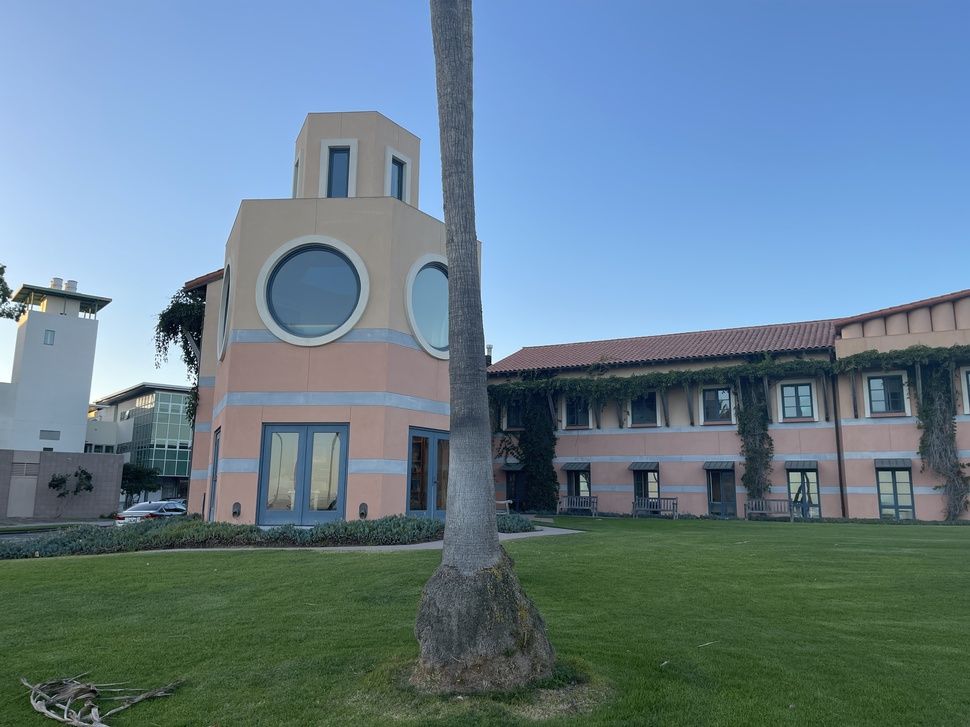
#> input picture HW7/IMG_8833.JPG, 970 x 727 px, shrunk from 4032 x 3024 before the run
$ python -i HW7.py   (imports and definitions only)
#> lines starting #> are read from the running program, lines starting #| are printed output that depends on the picture
import matplotlib.pyplot as plt
from matplotlib import cm

import numpy as np
import sys
import argparse

import cv2

def openImage(imgname):
    """
    Opens an image file and returns the image object.

    Parameters:
    imgname (str): The path to the image file.

    Returns:
    numpy.ndarray: The image object.

    """
#> called with imgname = 'IMG_8833.JPG'
    img = cv2.imread(imgname)
#> img is the input picture: shape (727, 970, 3); mean B, G, R 141.8, 126.7, 102
    img = cv2.cvtColor(img, cv2.COLOR_BGR2RGB)
    return img


def Q1(imgname):
    image = openImage(imgname)
    H = np.array([[1.5, 0.5, 0], [0,2.5,0], [0,0,1]])
    length, width, channels = image.shape
#> length = 727; width = 970; channels = 3
    warpedImage = cv2.warpPerspective(image, H, (length*3, width*2))
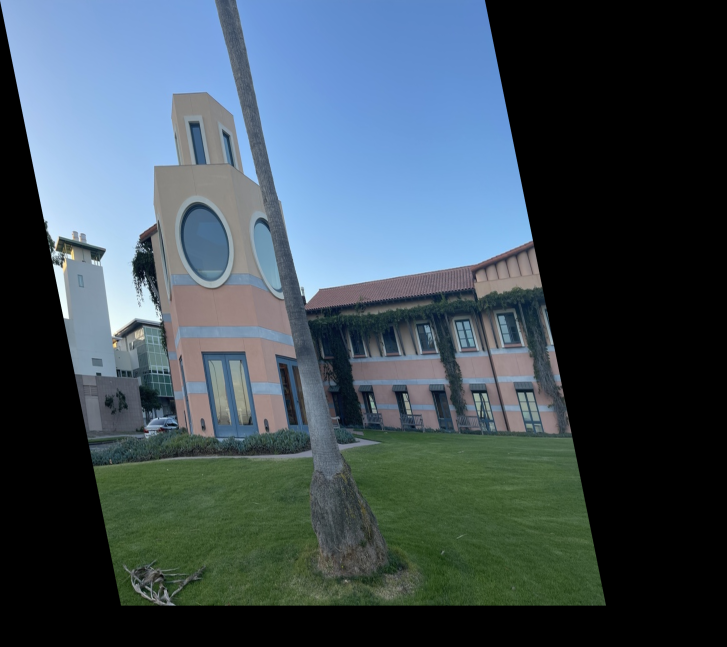
#> warpedImage: shape (1940, 2181, 3) (shown at 1/3 size); mean R, G, B 63.7, 79.2, 88.6
    sift = cv2.SIFT_create()

    grayImage = cv2.cvtColor(image, cv2.COLOR_RGB2GRAY)
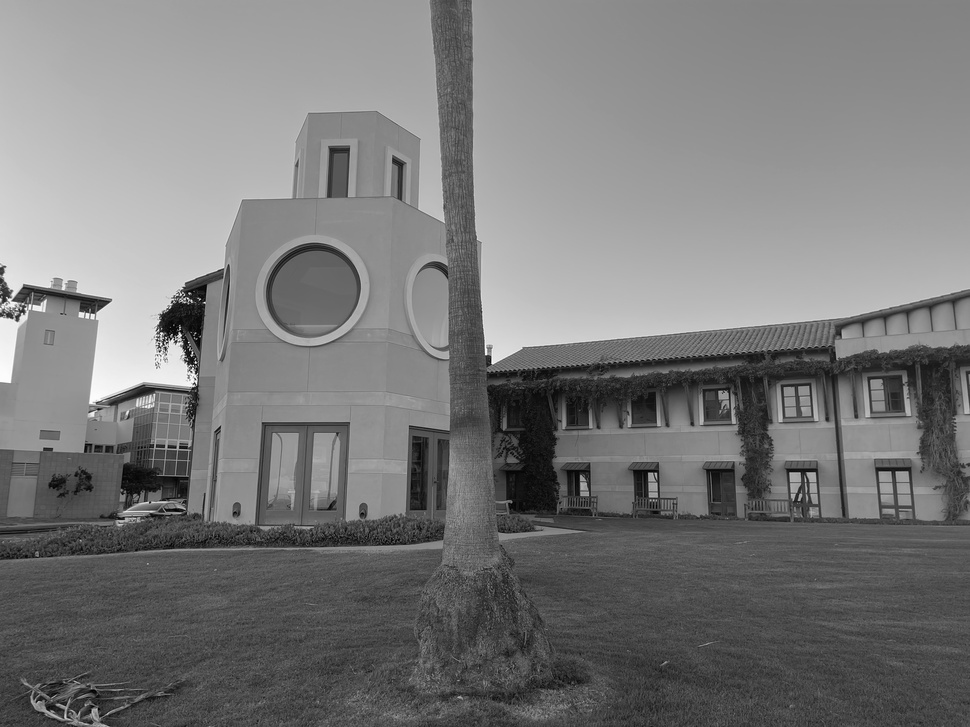
#> grayImage: shape (727, 970); min 1, max 253, mean 121
    imageKeyPoints, des = sift.detectAndCompute(grayImage,None)
#> imageKeyPoints = 1432 keypoints; strongest (x, y, size): (176, 342, 2), (183, 320, 31.8), (143, 390, 9.9), (92, 304, 13)


    grayWarpedImage = cv2.cvtColor(warpedImage, cv2.COLOR_RGB2GRAY)
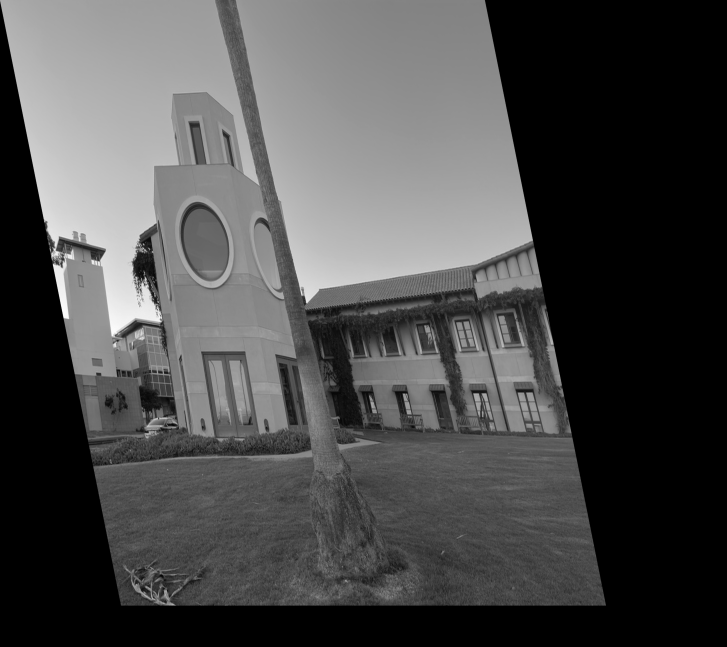
#> grayWarpedImage: shape (1940, 2181) (shown at 1/3 size); min 0, max 253, mean 75.6

    warpedImageKeyPoints, warpDes = sift.detectAndCompute(grayWarpedImage, None)
#> warpedImageKeyPoints = 5072 keypoints; strongest (x, y, size): (433, 801, 53.7), (165, 762, 16.8), (291, 759, 26.7), (177, 817, 25.5)


    image=cv2.drawKeypoints(image,imageKeyPoints,image)
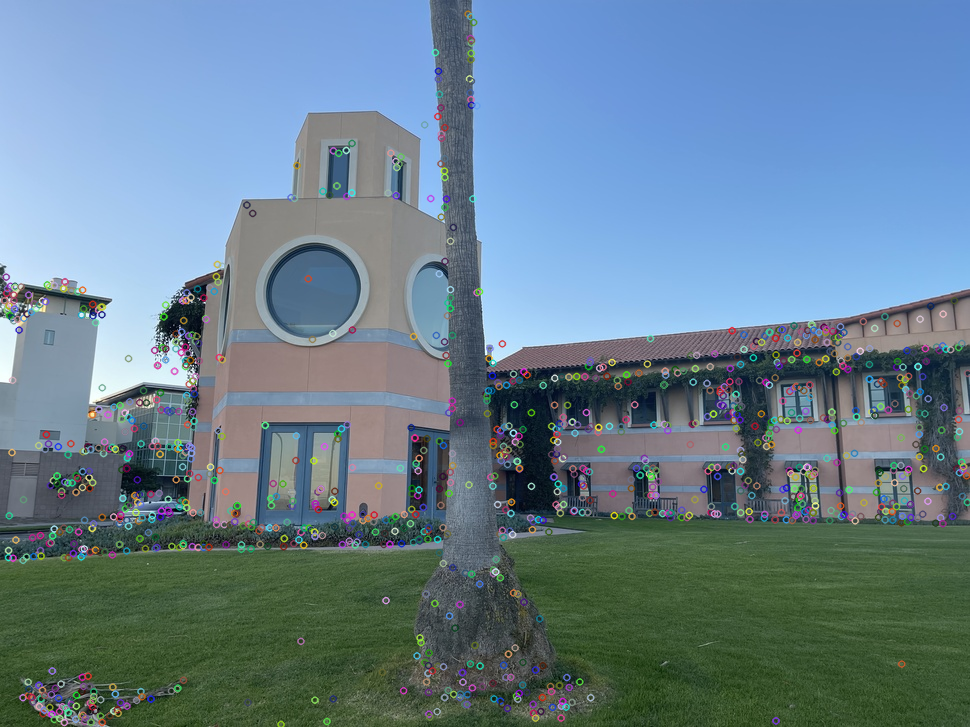
#> image: shape (727, 970, 3); mean R, G, B 103.6, 128, 143

    warpedImage = cv2.drawKeypoints(warpedImage, warpedImageKeyPoints, warpedImage)
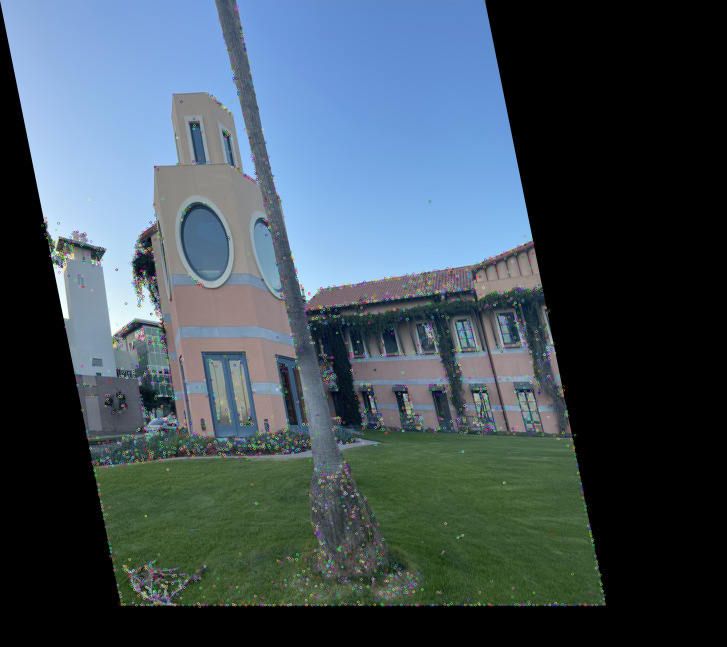
#> warpedImage: shape (1940, 2181, 3) (shown at 1/3 size); mean R, G, B 64.7, 79.9, 89.3

    plt.subplot(121)
    plt.imshow(image)
    plt.subplot(122)
    plt.imshow(warpedImage)
    plt.title(f"{imgname} warped by matrix:\n {H}")

    plt.show()

# [9 lines not run here, left out]

>>> result = Q1('IMG_8833.JPG')

$ run again, on HW7/IMG_8835.JPG
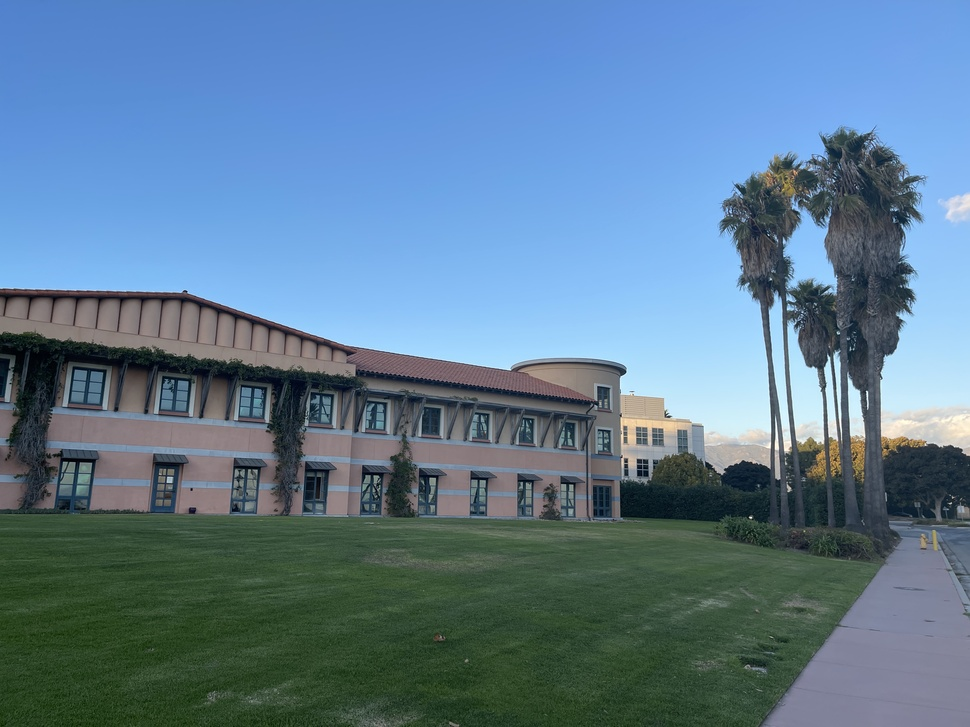
#> input picture HW7/IMG_8835.JPG, 970 x 727 px, shrunk from 4032 x 3024 before the run
#> in openImage, img is the input picture: shape (727, 970, 3); mean B, G, R 147.7, 124.1, 94.2
#> in Q1, `grayImage = cv2.cvtColor(image, cv2.COLOR_RGB2GRAY)`:
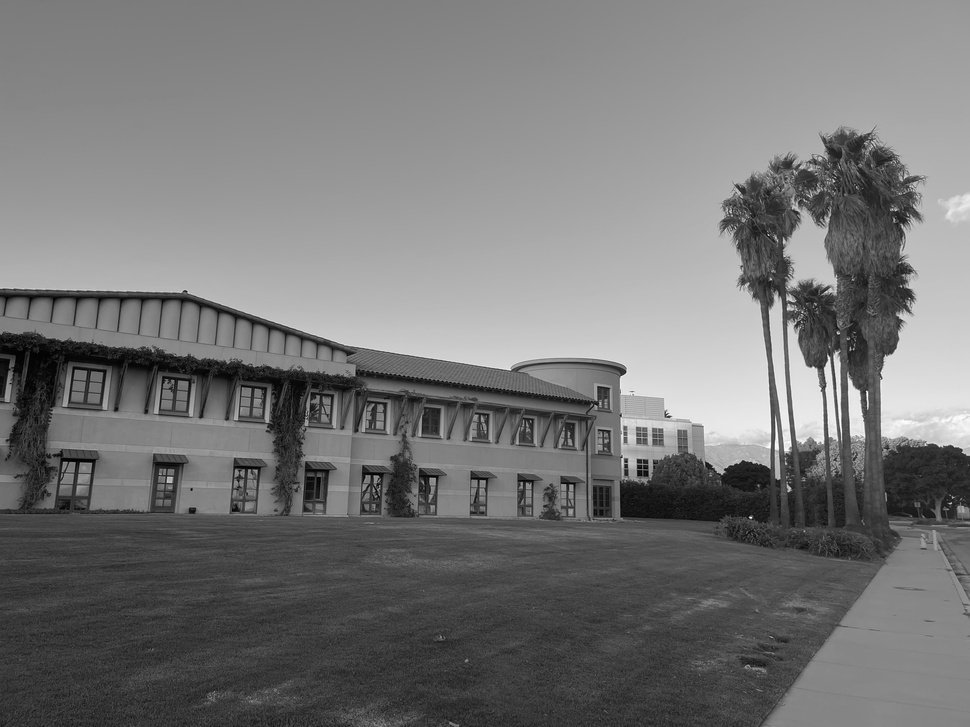
#> grayImage: shape (727, 970); min 0, max 255, mean 117.9
#> imageKeyPoints = 1643 keypoints; strongest (x, y, size): (829, 358, 2), (838, 333, 2.1), (626, 460, 2.8), (777, 447, 3.3)
#> warpedImageKeyPoints = 4753 keypoints; strongest (x, y, size): (1384, 1293, 3.4), (1598, 1026, 109), (1639, 1077, 54.5), (1679, 1135, 4.5)
#> image: shape (727, 970, 3); mean R, G, B 96.1, 125.6, 148.8
#> in Q1, `warpedImage = cv2.drawKeypoints(warpedImage, warpedImageKeyPoints, war..`:
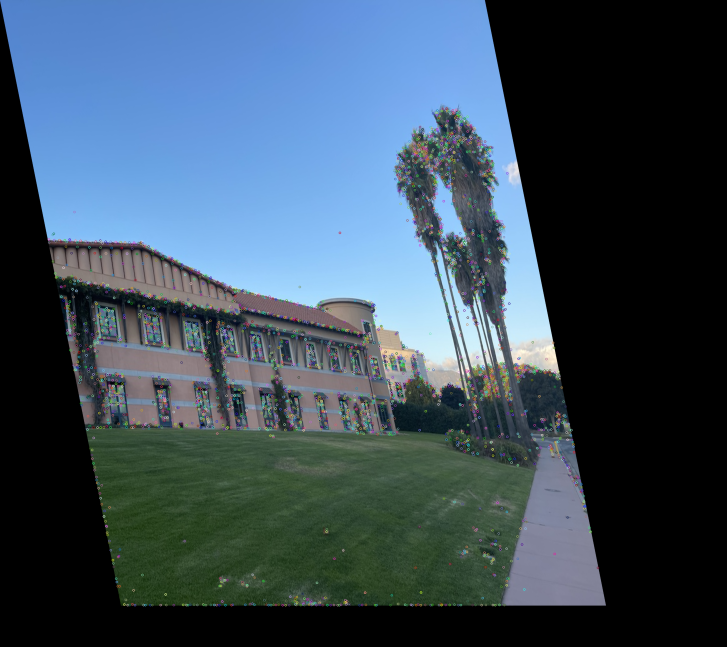
#> warpedImage: shape (1940, 2181, 3) (shown at 1/3 size); mean R, G, B 59.8, 78.3, 92.8
